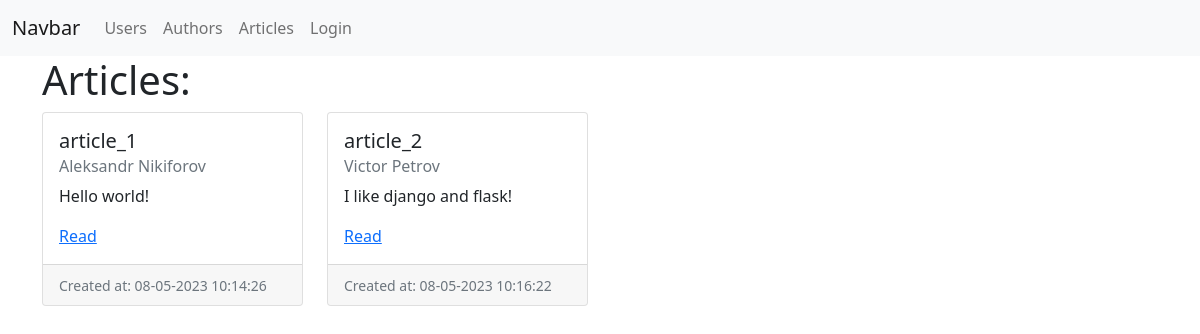
The app's page /articles/ with its own data.
### blog/models.py (models this page shows, shortened)
class Article(db.Model):
    __tablename__='articles'
    id = db.Column(db.Integer, primary_key=True)
    author_id = db.Column(db.Integer, ForeignKey('authors.id'), nullable=False)
    title = db.Column(db.String(255))
    text = db.Column(db.Text)
    created_at = db.Column(db.DateTime, default=datetime.utcnow)
    updated_at = db.Column(db.DateTime, default=datetime.utcnow, onupdate=datetime.utcnow)
    author = relationship('Author', uselist=False, back_populates='article')
    tags = relationship('Tag', secondary=article_tag_associations_table, back_populates='articles')

class User(db.Model, UserMixin):
    __tablename__ = 'users'
    id = db.Column(db.Integer, primary_key=True)
    email = db.Column(db.String(255), unique=True)
    first_name = db.Column(db.String(255))
    last_name = db.Column(db.String(255))
    password = db.Column(db.String(255))
    is_staff = db.Column(db.Boolean, default=False)
    author = relationship('Author', uselist=False, back_populates='user')

### blog/article/views.py (the view)
@article.route('/', methods=['GET'])
def article_list():
    articles: Article = Article.query.all()
    return render_template(
        'articles/list.html',
        articles=articles,
    )

### blog/templates/articles/list.html (shortened to what this page needs)
{% extends 'base.html' %}
{% block body %}
    <div class="row">
        <h1>Articles:</h1>
    </div>
    <div class="row row-cols-1 row-cols-md-4 g-4">
        {% for article in articles %}
            <div class="col">
                <div class="card h-100">
                    <div class="card-body">
                        <h5 class="card-title">{{ article.title }}</h5>
                        <h6 class="card-subtitle mb-2 text-muted">{{ article.author.user.first_name }} {{ article.author.user.last_name }}</h6>
                        <p class="card-text">{{ article.text | truncate(50) }}</p>
                        <a href="{{ url_for('article.article_detail', article_id=article.id) }}"
                           class="card-link">Read</a>
                    </div>
                    <div class="card-footer">
                        <small class="text-muted">Created at: {{ article.created_at.strftime('%d-%m-%Y %H:%M:%S') }}</small>
                    </div>
                </div>
            </div>
        {% endfor %}
    </div>
{% endblock %}

### blog/templates/base.html (shortened to what this page needs)
<!doctype html>
<html lang="en">
  <head>
        {% block css %}
    <link href="{{ url_for('static', filename='css/bootstrap.min.css') }}" rel="stylesheet">
        {% endblock css %}
  </head>
  <body>
    {% include 'navbar.html' %}
  <div class="container">
    {% block body %}{% endblock %}
  </div>
  </body>
</html>

### blog/templates/navbar.html (shortened to what this page needs)
<nav class="navbar navbar-expand-lg navbar-light bg-light">
    <div class="container-fluid">
      <a class="navbar-brand" href="#">Navbar</a>
      <div class="collapse navbar-collapse" id="navbarNav">
        <ul class="navbar-nav">
          <li class="nav-item">
            <a class="nav-link" href="{{ url_for('user.user_list')}}">Users</a>
          </li>
          <li class="nav-item">
            <a class="nav-link" href="{{ url_for('author.author_list')}}">Authors</a>
          </li>
          <li class="nav-item">
            <a class="nav-link" href="{{ url_for('article.article_list')}}">Articles</a>
          </li>
          <li class="nav-item">
            <a class="nav-link" href="{{ url_for('auth.login')}}">Login</a>
          </li>
        </ul>
      </div>
    </div>
  </nav>

### records on screen
Article: title "article_1", author.user.first_name "Aleksandr", author.user.last_name "Nikiforov", text "Hello world!", created_at "08-05-2023 10:14:26"
Article: title "article_2", author.user.first_name "Victor", author.user.last_name "Petrov", text "I like django and flask!", created_at "08-05-2023 10:16:22"
